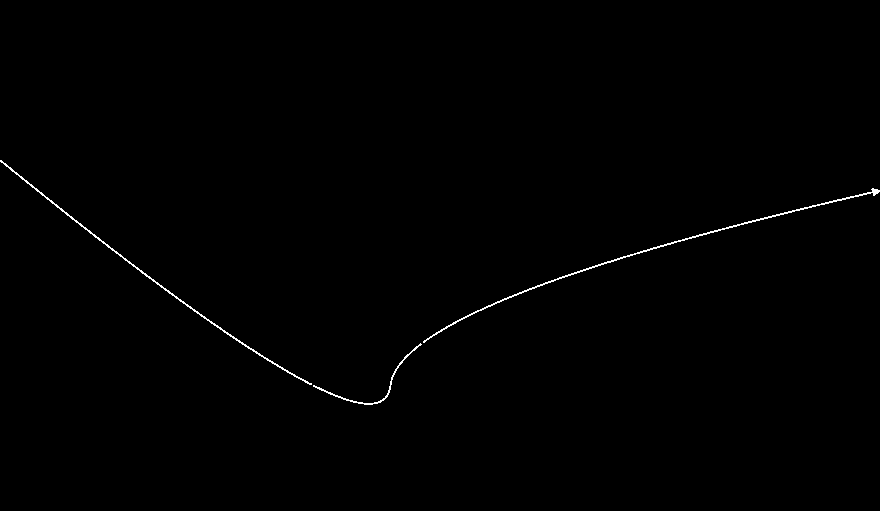
#> input picture mask0.png, 880 x 511 px
$ python color_detection_and_path_iteration.py
#> lines starting #> are read from the running program, lines starting #| are printed output that depends on the picture; after the words box and inside, x2 and y2 are one past the last pixel; in counts of white or black regions, pixels touching at a corner belong together; long printed decimals are rounded
### curve_detection_by_skeletonizing.py
import cv2
import numpy as np


def extract_contours_and_write_coords_to_file(image: cv2.typing.MatLike, filename):
    # Convert the image to grayscale
#> called with filename = 'mask0_coords.txt'
    bgr = cv2.cvtColor(image, cv2.COLOR_RGB2BGR)
#> bgr is the input picture: shape (511, 880, 3); 0.43% white in thin lines or dots, all inside (x1, y1, x2, y2) = (0, 160, 880, 405)
    gray = cv2.cvtColor(bgr, cv2.COLOR_BGR2GRAY)

    # Ensure the image is binary
    _, binary_image = cv2.threshold(gray, 0, 255, cv2.THRESH_BINARY)

    # Find contours in the skeletonized image
    contours, _ = cv2.findContours(binary_image, cv2.RETR_TREE, cv2.CHAIN_APPROX_NONE)
#> contours = 3 contours; box (x1, y1, x2, y2) and area: (423, 188, 880, 343) 468, (0, 160, 312, 385) 404, (313, 343, 422, 405) 137
    paths = []
    for contour in contours:
        # Select the longest contour assuming it represents the main line
        # longest_contour = max(contours, key=cv2.contourArea)

        # Reshape the contour to a list of (x, y) points
        contour_points = contour.reshape(-1, 2)

        # If the contour is a loop, break the loop to form a line-like structure
        # We assume the endpoints are the points with maximum distance from each other
        distances = np.linalg.norm(contour_points - contour_points[:, None], axis=2)
        start_idx, end_idx = np.unravel_index(distances.argmax(), distances.shape)
        if start_idx > end_idx:
            contour_points = contour_points[start_idx:end_idx:-1]
        else:
            contour_points = contour_points[start_idx : end_idx + 1]

        paths.append(contour_points)
#> this loop made 3 passes
#> (start_idx, end_idx) on passes 1 to 3: (129, 257), (453, 912), (0, 312)
#> pass 1, in extract_contours_and_write_coords_to_file, `distances = np.linalg.norm(contour_points - contour_points[:, None], a..`:
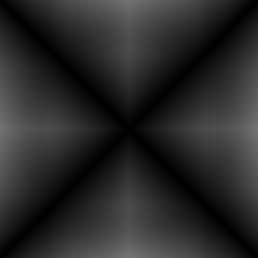
#> distances: shape (258, 258) float64; min 0, max 115.9, mean 41.7
#> pass 2, in extract_contours_and_write_coords_to_file, `distances = np.linalg.norm(contour_points - contour_points[:, None], a..`:
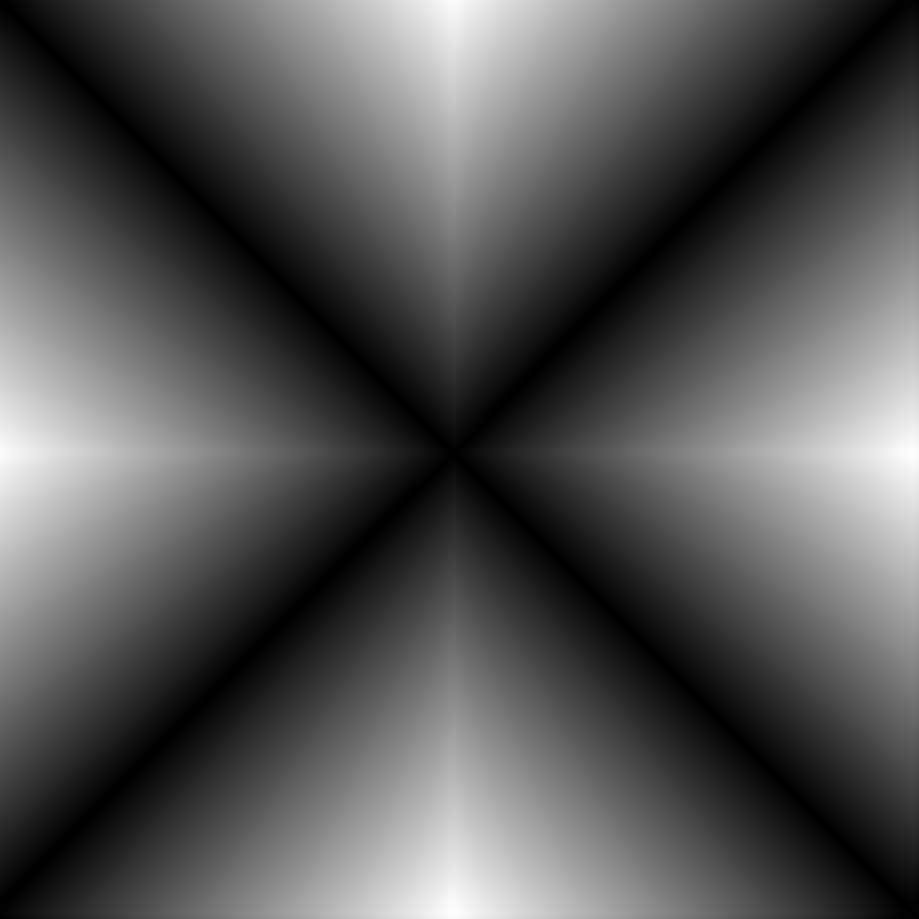
#> distances: shape (919, 919) float64; min 0, max 480.7, mean 160.5; drawn with min black and max white
#> after the loop, paths = 3 items

    def get_distance(path1, path2):
        return np.linalg.norm(path1 - path2)

    # # Sort the paths based on the distance between the end of one path and the start of the next
    # do this for all paths, they can be in any order
    print("total paths", len(paths))
#| total paths 3
    final_path = paths[0]
#> final_path = 129 pairs, first value 313 to 421, second value 344 to 404
    paths.pop(0)
    threshold = 10
    while len(paths) > 0:
        for i, path in enumerate(paths):
            start_to_end = get_distance(final_path[0], path[-1])
            end_to_start = get_distance(final_path[-1], path[0])
            start_to_start = get_distance(final_path[0], path[0])
            end_to_end = get_distance(final_path[-1], path[-1])
            print("merging contour", i)
            if start_to_end < threshold:
                print("start to end", start_to_end)
                final_path = np.concatenate((path, final_path))
                paths.pop(i)
                break
            elif end_to_start < threshold:
                print("end to start", end_to_start)
                final_path = np.concatenate((final_path, path))
                paths.pop(i)
                break
            elif start_to_start < threshold:
                print("start to start", start_to_start)
                final_path = np.concatenate((path[::-1], final_path))
                paths.pop(i)
                break
            elif end_to_end < threshold:
                print("end to end", end_to_end)
                final_path = np.concatenate((final_path, path[::-1]))
                paths.pop(i)
                break
            else:
                print("No match found")
#> this loop made 2 passes
#| merging contour 0
#| end to start 2.828
#| merging contour 0
#| start to end 2.828
#> after the loop, final_path = 902 pairs, first value 0 to 879, second value 160 to 404; paths = []

    # Print the ordered coordinates
    f = open(filename, "w")
    for i, point in enumerate(final_path):
        # print("iter", i)
        x, y = point
        f.write(f"[{x}, {y}]\n")
#> this loop made 902 passes
#> (x, y) on passes 1 to 3: (0, 160), (0, 161), (1, 162)
    f.close()


# [8 lines of commented-out code are left out]

extract_contours_and_write_coords_to_file(cv2.imread("mask0.png"), "mask0_coords.txt")

### color_detection_and_path_iteration.py
import cv2 as cv
import numpy as np
from sklearn.cluster import KMeans
from curve_detection_by_skeletonizing import extract_contours_and_write_coords_to_file

np.set_printoptions(threshold=np.inf)

# Read the image
image = cv.imread("test2.png", cv.IMREAD_COLOR)
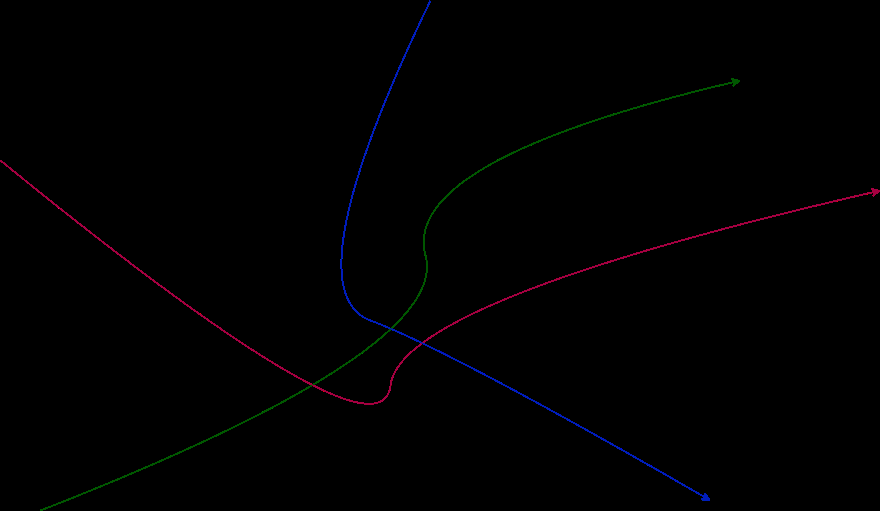
#> input picture test2.png, 880 x 511 px
#> image is the input picture: shape (511, 880, 3); mean B, G, R 0.9, 0.4, 0.7
image = cv.cvtColor(image, cv.COLOR_BGR2RGB)  # Convert to RGB
# gray_image = cv.cvtColor(image, cv.COLOR_BGR2GRAY)

# Filter out zero-value pixels (black color)
non_black_pixels = image[np.any(image != [0, 0, 0], axis=-1)]

# Reshape the non-black pixels to be a list of pixels
pixels = non_black_pixels.reshape((-1, 3))

# Use KMeans to find the dominant colors
num_colors = 3  # Number of colors to identify
kmeans = KMeans(n_clusters=num_colors)
kmeans.fit(pixels)

# Get the cluster centers (the dominant colors)
colors = kmeans.cluster_centers_.astype(int)

# Create masks for each color
masks = []
for color in colors:
    lower_bound = np.array(
        [max(c - 5, 0) if c != 0 else 0 for c in color], dtype=np.uint8
    )
    upper_bound = np.array(
        [min(c + 5, 255) if c != 0 else 0 for c in color], dtype=np.uint8
    )
    print(color, lower_bound, upper_bound)
    mask = cv.inRange(image, lower_bound, upper_bound)
    # print(image.type())
    # cv.imshow("found path", mask)
    # cv.waitKey(0)
    masks.append(mask)
#> this loop made 3 passes
#> pass 2, `mask = cv.inRange(image, lower_bound, upper_bound)`:
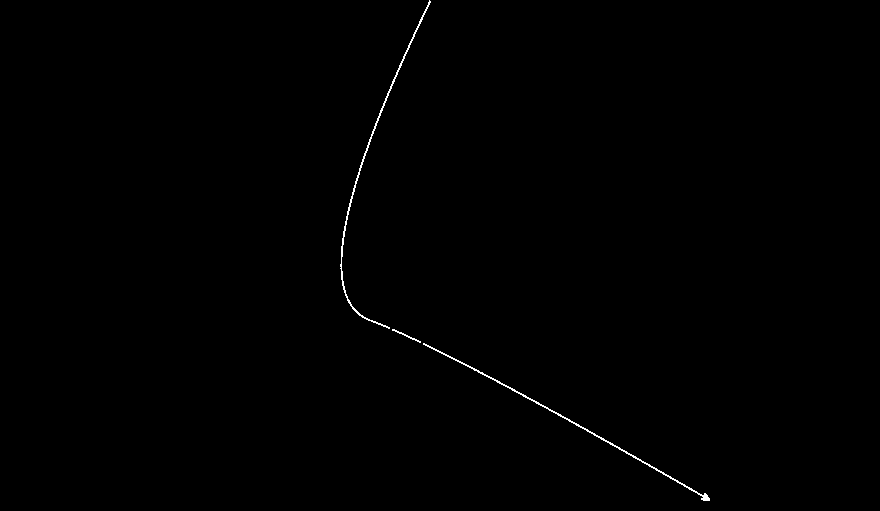
#> mask: shape (511, 880); 0.31% white in thin lines or dots, all inside (x1, y1, x2, y2) = (340, 0, 710, 501)
#> pass 3, `mask = cv.inRange(image, lower_bound, upper_bound)`:
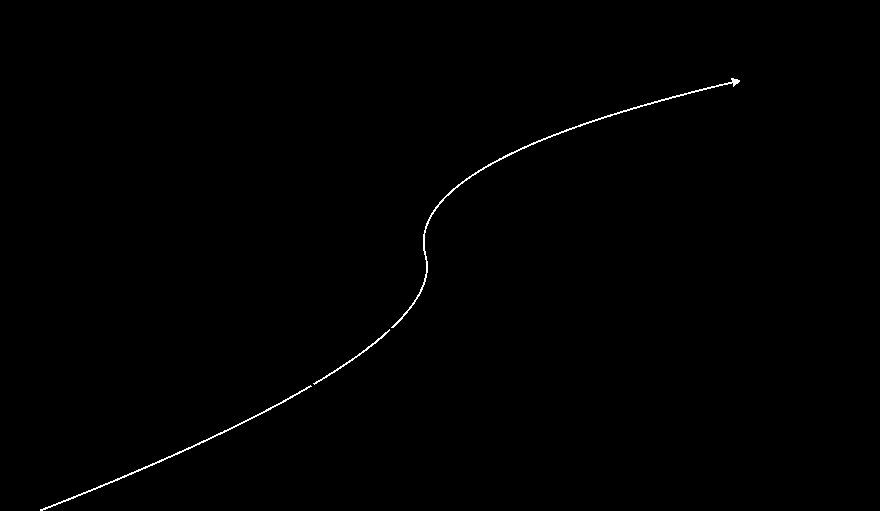
#> mask: shape (511, 880); 0.37% white in thin lines or dots, all inside (x1, y1, x2, y2) = (40, 78, 740, 511)
#> after the loop, masks = 3 items

# # Find non-zero pixels for each mask
# non_zero_pixels = [cv.findNonZero(mask) for mask in masks]

# Print the colors and their corresponding non-zero pixels
for i, color in enumerate(colors):
    print(f"Color {i + 1}: {color}")
    # f = open(f"color_{i}.txt", "w")
    # f.write(f"Non-zero pixels for color {i + 1}: {non_zero_pixels[i]}")
    # f.close()

# Optionally, you can visualize the masks
for i, mask in enumerate(masks):
    extract_contours_and_write_coords_to_file(mask, f"coords_mask_{i}.txt")
# cv.imshow("black image", gray_image)
cv.imshow("final image", image)
cv.waitKey(0)
cv.destroyAllWindows()
